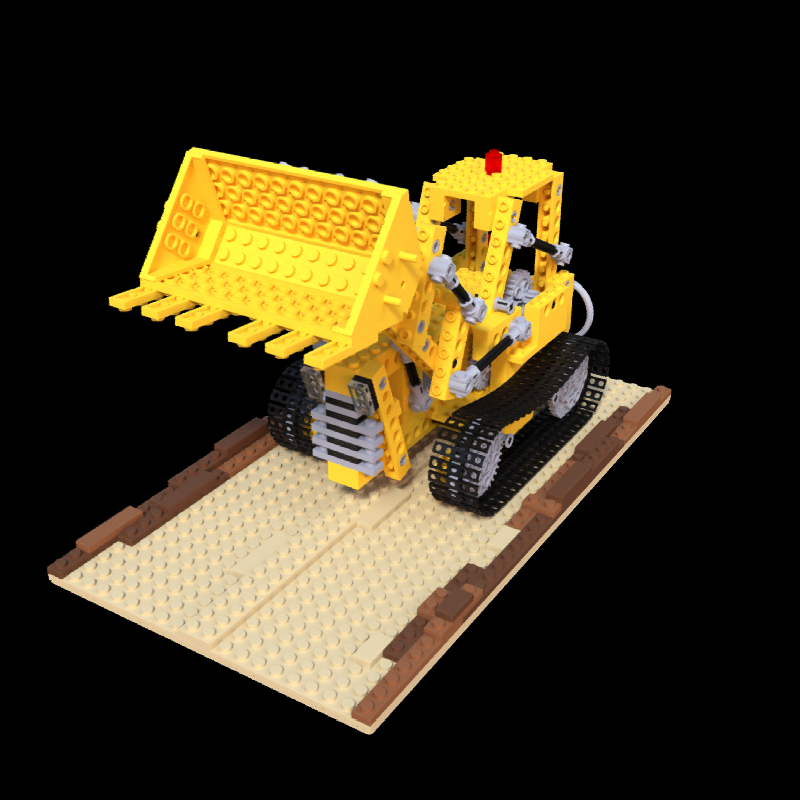

Python code for this plot:
from multiprocessing import shared_memory
import os
import numpy as np
import argparse
from matplotlib import pyplot as plt
from scipy.spatial.transform import Rotation as R
import time
import taichi as ti
from taichi.math import uvec3, vec3, vec2
import wget
import cv2
import platform

from typing import Tuple

def depth2img(depth):
    depth = (depth-depth.min())/(depth.max()-depth.min())
    depth_img = cv2.applyColorMap((depth*255).astype(np.uint8),
                                  cv2.COLORMAP_TURBO)

    return depth_img

arch = ti.cuda if ti._lib.core.with_cuda() else ti.vulkan
# arch = ti.vulkan

if platform.system() == 'Darwin':
    block_dim = 64
else:
    block_dim = 128

data_type = ti.f16
np_type = np.float16
tf_vec3 = ti.types.vector(3, dtype=data_type)
tf_vec8 = ti.types.vector(8, dtype=data_type)
tf_vec16 = ti.types.vector(16, dtype=data_type)
tf_vec32 = ti.types.vector(32, dtype=data_type)
tf_vec1 = ti.types.vector(1, dtype=data_type)
tf_vec2 = ti.types.vector(2, dtype=data_type)
tf_mat1x3 = ti.types.matrix(1, 3, dtype=data_type)
tf_index_temp = ti.types.vector(8, dtype=ti.i32)

MAX_SAMPLES = 1024
NEAR_DISTANCE = 0.01

SQRT3 = 1.7320508075688772
SQRT3_MAX_SAMPLES = SQRT3/1024
SQRT3_2 = 1.7320508075688772*2
PRETRAINED_MODEL_URL = 'https://github.com/Linyou/taichi-ngp-renderer/releases/download/v0.2/{}.npy'

#<----------------- hash table util code ----------------->
@ti.func
def calc_dt(t, exp_step_factor, grid_size, scale):
    return data_type(ti.math.clamp(t*exp_step_factor, SQRT3_MAX_SAMPLES, SQRT3_2*scale/grid_size))

@ti.func
def __expand_bits(v):
    v = (v * ti.uint32(0x00010001)) & ti.uint32(0xFF0000FF)
    v = (v * ti.uint32(0x00000101)) & ti.uint32(0x0F00F00F)
    v = (v * ti.uint32(0x00000011)) & ti.uint32(0xC30C30C3)
    v = (v * ti.uint32(0x00000005)) & ti.uint32(0x49249249)
    return v


@ti.func
def __morton3D(xyz):
    xyz = __expand_bits(xyz)
    return xyz[0] | (xyz[1] << 1) | (xyz[2] << 2)

@ti.func
def fast_hash(pos_grid_local):
    result = ti.uint32(0)
    primes = uvec3(ti.uint32(1), ti.uint32(2654435761), ti.uint32(805459861))
    for i in ti.static(range(3)):
        result ^= ti.uint32(pos_grid_local[i]) * primes[i]
    return result

@ti.func
def under_hash(pos_grid_local, resolution):
    result = ti.uint32(0)
    stride = ti.uint32(1)
    for i in ti.static(range(3)):
        result += ti.uint32(pos_grid_local[i] * stride)
        stride *= resolution
    return result

@ti.func
def grid_pos2hash_index(indicator, pos_grid_local, resolution, map_size):
    hash_result = ti.uint32(0)
    if indicator == 1:
        hash_result = under_hash(pos_grid_local, resolution)
    else:
        hash_result = fast_hash(pos_grid_local)

    return hash_result % map_size

@ti.func
def frexp_bit(x):
    exponent = 0
    if x != 0.0:
        # frac = ti.abs(x)
        bits = ti.bit_cast(x, ti.u32)
        exponent = ti.i32((bits & ti.u32(0x7f800000)) >> 23) - 127
        # exponent = (ti.i32(bits & ti.u32(0x7f800000)) >> 23) - 127
        bits &= ti.u32(0x7fffff)
        bits |= ti.u32(0x3f800000)
        frac = ti.bit_cast(bits, ti.f32)
        if frac < 0.5:
            exponent -= 1
        elif frac > 1.0:
            exponent += 1
    return exponent

@ti.func
def mip_from_pos(xyz, cascades):
    mx = ti.abs(xyz).max()
    # _, exponent = _frexp(mx)
    exponent = frexp_bit(ti.f32(mx))
    # frac, exponent = ti.frexp(ti.f32(mx))
    return ti.min(cascades-1, ti.max(0, exponent+1))

@ti.func
def mip_from_dt(dt, grid_size, cascades):
    # _, exponent = _frexp(dt*grid_size)
    exponent = frexp_bit(ti.f32(dt*grid_size))
    # frac, exponent = ti.frexp(ti.f32(dt*grid_size))
    return ti.min(cascades-1, ti.max(0, exponent))


#<----------------- hash table util code ----------------->

@ti.func
def random_in_unit_disk():
    theta = 2.0 * np.pi * ti.random()
    return ti.Vector([ti.sin(theta), ti.cos(theta)])

@ti.func
def random_normal():
    x = ti.random() * 2. - 1.
    y = ti.random() * 2. - 1.
    return tf_vec2(x, y)

@ti.func
def dir_encode_func(dir_):
    input = tf_vec32(0.0)
    dir = dir_/dir_.norm()
    x = dir[0]; y = dir[1]; z = dir[2]
    xy= x*y; xz= x*z; yz= y*z; x2= x*x; y2= y*y; z2= z*z
    
    temp = 0.28209479177387814
    input[0] = data_type(temp)
    input[1] = data_type(-0.48860251190291987*y)
    input[2] = data_type(0.48860251190291987*z)
    input[3] = data_type(-0.48860251190291987*x)
    input[4] = data_type(1.0925484305920792*xy)
    input[5] = data_type(-1.0925484305920792*yz)
    input[6] = data_type(0.94617469575755997*z2 - 0.31539156525251999)
    input[7] = data_type(-1.0925484305920792*xz)
    input[8] = data_type(0.54627421529603959*x2 - 0.54627421529603959*y2)
    input[9] = data_type(0.59004358992664352*y*(-3.0*x2 + y2))
    input[10] = data_type(2.8906114426405538*xy*z)
    input[11] = data_type(0.45704579946446572*y*(1.0 - 5.0*z2))
    input[12] = data_type(0.3731763325901154*z*(5.0*z2 - 3.0))
    input[13] = data_type(0.45704579946446572*x*(1.0 - 5.0*z2))
    input[14] = data_type(1.4453057213202769*z*(x2 - y2))
    input[15] = data_type(0.59004358992664352*x*(-x2 + 3.0*y2))

    return input

@ti.data_oriented
class NGP_fw:
    def __init__(self, grid_size, base_res, log2_T, res, level, exp_step_factor):
        self.res = res
        self.N_rays = res[0] * res[1]
        self.grid_size = grid_size
        self.grid_size3 = grid_size * grid_size * grid_size
        # self.exp_step_factor = exp_step_factor
        # self.scale = scale

        # rays intersection parameters
        # t1, t2 need to be initialized to -1.0
        self.hits_t = ti.Vector.field(n=2, dtype=data_type, shape=(self.N_rays))
        self.hits_t.fill(-1.0)
        # self.center = tf_vec3(0.0, 0.0, 0.0)
        self.center = ti.Vector.field(n=3, dtype=ti.f32, shape=())
        # self.xyz_min = -tf_vec3(scale, scale, scale)
        # self.xyz_max = tf_vec3(scale, scale, scale)
        # self.half_size = (self.xyz_max - self.xyz_min) / 2

        self.noise_buffer = ti.Vector.field(2, dtype=data_type, shape=(self.N_rays))
        self.gen_noise_buffer()

        self.rays_o = ti.Vector.field(n=3, dtype=data_type, shape=(self.N_rays))
        self.rays_d = ti.Vector.field(n=3, dtype=data_type, shape=(self.N_rays))


        # count the number of rays that still alive
        self.counter = ti.field(ti.i32, shape=())
        self.counter[None] = self.N_rays
        # current alive buffer index
        self.current_index = ti.field(ti.i32, shape=())
        self.current_index[None] = 0

        # how many samples that need to run the model
        self.model_launch = ti.field(ti.i32, shape=())

        # buffer for the alive rays
        self.alive_indices = ti.field(ti.i32, shape=(2*self.N_rays,))

        # padd the thread to the factor of block size (thread per block)
        self.padd_block_network = ti.field(ti.i32, shape=())
        self.padd_block_composite = ti.field(ti.i32, shape=())

        # hash table variables
        # self.min_samples = 1 if exp_step_factor==0 else 4
        # self.per_level_scales = 1.3195079565048218 # hard coded, otherwise it will be have lower percision
        self.base_res = base_res
        self.max_params = 2**log2_T
        self.level = level
        # hash table fields
        # self.offsets = ti.field(ti.i32, shape=(16,))
        # self.hash_map_sizes = ti.field(ti.uint32, shape=(16,))
        # self.hash_map_indicator = ti.field(ti.i32, shape=(16,))
        self.offsets = ti.types.vector(16, dtype=ti.i32)(0)
        self.hash_map_sizes = ti.types.vector(16, dtype=ti.uint32)(0)
        self.hash_map_indicator = ti.types.vector(16, dtype=ti.i32)(0)


        # buffers that used for points sampling 
        self.max_samples_per_rays = 1 if exp_step_factor==0. else 4
        self.max_samples_shape = self.N_rays * self.max_samples_per_rays

        self.xyzs = ti.Vector.field(3, dtype=data_type, shape=(self.max_samples_shape,))
        self.dirs = ti.Vector.field(3, dtype=data_type, shape=(self.max_samples_shape,))
        self.deltas = ti.field(data_type, shape=(self.max_samples_shape,))
        self.ts = ti.field(data_type, shape=(self.max_samples_shape,))

        # buffers that store the info of sampled points
        self.run_model_ind = ti.field(ti.int32, shape=(self.max_samples_shape,))
        self.N_eff_samples = ti.field(ti.int32, shape=(self.N_rays,))

        # intermediate buffers for network
        self.out_3 = ti.field(data_type, shape=(self.max_samples_shape, 3))
        self.out_1 = ti.field(data_type, shape=(self.max_samples_shape,))
        self.temp_hit = ti.field(ti.i32, shape=(self.max_samples_shape,))

        # results buffers
        self.opacity = ti.field(ti.f32, shape=(self.N_rays,))
        self.depth = ti.field(ti.f32, shape=(self.N_rays))
        self.rgb = ti.Vector.field(3, dtype=ti.f32, shape=(self.N_rays,))

        # GUI render buffer (data type must be float32)
        self.render_buffer = ti.Vector.field(3, dtype=ti.f32, shape=(res[1], res[0],))
        # camera parameters
        self.lookat = np.array([0.0, 0.0, -1.0])
        self.lookat_change = np.zeros((3,))
        self.lookup = np.array([0.0, -1.0, 0.0])

    def hash_table_init(self):
        print('----GridEncoding----')
        print(f'base_resolution: {self.base_res}') 
        print(f'log_scale:{self.per_level_scales:.5f}') 
        print(f'feature_per_level: {self.numof_hash_feet} logT: {self.max_params}')
        print(f'level: {self.level}')

        offset = 0
        for i in range(self.level):
            resolution = int(np.ceil(self.base_res * np.exp(i*np.log(self.per_level_scales)) - 1.0)) + 1
            params_in_level = resolution ** 3
            params_in_level = int(resolution ** 3) if params_in_level % 8 == 0 else int((params_in_level + 8 - 1) / 8) * 8
            params_in_level = min(self.max_params, params_in_level)
            self.offsets[i] = offset
            self.hash_map_sizes[i] = params_in_level
            self.hash_map_indicator[i] = 1 if resolution ** 3 <= params_in_level else 0
            offset += params_in_level
        offset *= self.numof_hash_feet
        error_mesg = f"hash shape don't match offset: {offset}, hash shape: {self.hash_embedding.shape[0]}, final res: {resolution}"
        assert offset == self.hash_embedding.shape[0], error_mesg
        

    def get_direction(self):
        w, h = int(self.res[1]), int(self.res[0])
        fx = self.K[None][0, 0]
        fy = self.K[None][1, 1]

        cx, cy = 0.5*w, 0.5*h

        x, y = np.meshgrid(
            np.arange(w, dtype=np.float32)+ 0.5,
            np.arange(h, dtype=np.float32)+ 0.5,
            indexing='xy'
        )

        directions = np.stack([(x-cx)/fx, (y-cy)/fy, np.ones_like(x)], -1)

        return directions.reshape(-1, 3)

    @ti.kernel
    def init_direction(self, w: ti.i32, h: ti.i32):
        for i, j in ti.ndrange(w, h):
            ori_w = 2*self.K[None][0, 2]
            # ori_h = self.K[None][1, 2] * 2,
            scale = w / ori_w  
            # scale_h = h / ori_h
            fx = self.cam_fov_scale[None]*self.K[None][0, 0]*scale
            fy = self.cam_fov_scale[None]*self.K[None][1, 1]*scale
            cx, cy = 0.5*w, 0.5*h

            uni_dir = ti.Matrix([[(i+0.5-cx)/fx, (j+0.5-cy)/fy, 1.]], dt=data_type)
            self.directions[j*w+i] = uni_dir

    def load_model(self, model_path):
        print('Loading model from {}'.format(model_path))
        
        model = np.load(model_path, allow_pickle=True).item()

        np_hash = model['model.hash_encoder.params'].astype(np_type)
        np_sigma = model['model.xyz_encoder.params'].astype(np_type)
        np_rgb = model['model.rgb_net.params'].astype(np_type)
        np_bitfield = model['model.density_bitfield']
        self.rgb_depth = model['model.rgb_depth']
        self.cascades = model['model.cascade']
        self.numof_hash_feet = 2
        self.scale = float(model['model.box_scale'])
        self.xyz_min = -tf_vec3(self.scale)
        self.xyz_max = tf_vec3(self.scale)
        self.xyz_delta = self.xyz_max - self.xyz_min
        # self.half_size = self.xyz_delta / 2
        self.half_size = ti.Vector.field(3, dtype=ti.f32, shape=())
        self.half_size[None] = self.xyz_delta / 2
        self.exp_step_factor = 1/256 if self.scale > 0.5 else 0.
        self.min_samples = 1 if self.exp_step_factor==0. else 4

        self.per_level_scales = model['model.per_level_scale']
        self.net_width = model['model.n_neurons']
        self.sigma_n_input = model['model.sigma_n_input']
        # self.sigma_n_input = 16
        self.sigma_n_output = model['model.sigma_n_output']
        self.rgb_n_input = model['model.rgb_n_input']
        self.rgb_n_output =  model['model.rgb_n_output']

        # sigma_sm_per_weight = int(self.layer1_base / 128)
        # rgb_sm_per_weight = int(self.layer2_base / 128)
        self.sigma_model_size = np_sigma.shape[0]
        self.rgb_model_size = np_rgb.shape[0]
        self.sigma_sm_preload = int(self.sigma_model_size/block_dim)
        self.rgb_sm_preload = int(self.rgb_model_size/block_dim)

        self.sigma_layer1_base = self.net_width*self.sigma_n_input
        self.rgb_layer1_base = self.net_width*self.rgb_n_input
        self.rgb_layer2_base = self.rgb_layer1_base+self.net_width*self.net_width

        self.hash_embedding= ti.field(dtype=data_type, shape=(np_hash.shape[0],))
        self.sigma_weights= ti.field(dtype=data_type, shape=(self.sigma_model_size,))
        self.rgb_weights= ti.field(dtype=data_type, shape=(self.rgb_model_size,))
        # density_bitfield is used for point sampling
        self.density_bitfield = ti.field(ti.uint8, shape=(self.cascades*(self.grid_size**3)//8))

        self.hash_embedding.from_numpy(np_hash)
        self.sigma_weights.from_numpy(np_sigma)
        self.rgb_weights.from_numpy(np_rgb)
        self.density_bitfield.from_numpy(np_bitfield)

        self.xyzs_embedding = ti.field(data_type, shape=(self.max_samples_shape, self.sigma_n_input))
        self.final_embedding = ti.field(data_type, shape=(self.max_samples_shape, self.sigma_n_output))


        # use the pre-compute direction and scene pose
        self.directions = ti.Matrix.field(n=1, m=3, dtype=data_type, shape=(self.N_rays,))
        self.pose = ti.Matrix.field(n=3, m=4, dtype=data_type, shape=())
        self.K = ti.Matrix.field(n=3, m=3, dtype=data_type, shape=())
        self.cam_fov_scale = ti.field(dtype=data_type, shape=())
        self.cam_fov_scale[None] = 1.0

        self.K.from_numpy(model['K'].astype(np_type))
        self.pose.from_numpy(model['poses'][20].astype(np_type))
        # if self.res[0] != 800 or self.res[1] != 800:
        #     directions = self.get_direction(model['camera_angle_x'])[:, None, :].astype(np_type)
        # else:
        # directions = model['directions'][:, None, :].astype(np_type)
        # self.directions.from_numpy(directions)
        self.init_direction(self.res[1], self.res[0])
        print('----model loaded----')
        print('K: ')
        print(self.K)
        print('pose: ')
        print(self.pose)
        print("half size: ", self.half_size[None])
        print('rgb_depth: ', self.rgb_depth)
        print('cascades: ', self.cascades)
        print('scale: ', self.scale)
        print('per_level_scales: ', self.per_level_scales)
        print('net_width: ', self.net_width)
        print('sigma_n_input: ', self.sigma_n_input)
        print('sigma_n_output: ', self.sigma_n_output)
        print('rgb_n_input: ', self.rgb_n_input)
        print('rgb_n_output: ', self.rgb_n_output)
        print('sigma_model_size: ', self.sigma_model_size)
        print('rgb_model_size: ', self.rgb_model_size)
        print('sigma_sm_preload: ', self.sigma_sm_preload)
        print('rgb_sm_preload: ', self.rgb_sm_preload)


    @staticmethod
    def taichi_init(kernel_profiler):
        ti.init(
            arch=arch, 
            offline_cache=True,
            kernel_profiler=kernel_profiler, 
            enable_fallback=False, 
        )

    @staticmethod
    def taichi_print_profiler():
        ti.profiler.print_kernel_profiler_info()

    @ti.kernel
    def reset(self):
        self.depth.fill(0.0)
        self.opacity.fill(0.0)
        self.counter[None] = self.N_rays
        for i, j in ti.ndrange(self.N_rays, 2):
            self.alive_indices[i*2+j] = i    

    @ti.func
    def _ray_aabb_intersec(self, ray_o, ray_d):
        inv_d = 1.0 / ray_d

        # half_size = tf_vec3(self.half_size[None])

        t_min = (self.center[None]-self.half_size[None]-ray_o)*inv_d
        t_max = (self.center[None]+self.half_size[None]-ray_o)*inv_d

        _t1 = ti.min(t_min, t_max)
        _t2 = ti.max(t_min, t_max)
        t1 = _t1.max()
        t2 = _t2.min()

        return tf_vec2(t1, t2)


    @ti.kernel
    def gen_noise_buffer(self):
        for i in range(self.N_rays):
            self.noise_buffer[i] = random_normal()
            # self.noise_buffer[i] = random_in_unit_disk()

    @ti.kernel
    def ray_intersect_dof(self, dist_to_focus: float, len_dis: float):
        ti.block_local(self.pose)
        for i in self.directions: 
            c2w = self.pose[None]
            dir_ori = self.directions[i]
            offset = len_dis*self.noise_buffer[i]
            offset_m = tf_mat1x3(
                [[
                    offset[0],
                    offset[1],
                    0.0,
                ]]
            )
            c2w_dir = c2w[:, :3].transpose()
            offset_w = offset_m @ c2w_dir
            mat_result = (dir_ori*dist_to_focus) @ c2w_dir - offset_w
            ray_d = tf_vec3(mat_result[0, 0], mat_result[0, 1],mat_result[0, 2])
            ray_o = c2w[:, 3] + tf_vec3(offset_w[0, 0], offset_w[0, 1],offset_w[0, 2])
            
            t1t2 = self._ray_aabb_intersec(ray_o, ray_d)

            if t1t2[1] > 0.0:
                self.hits_t[i][0] = data_type(ti.max(t1t2[0], NEAR_DISTANCE))
                self.hits_t[i][1] = t1t2[1]  

            self.rays_o[i] = ray_o
            self.rays_d[i] = ray_d

    @ti.kernel
    def ray_intersect(self):
        ti.block_local(self.pose)
        for i in self.directions: 
            c2w = self.pose[None]
            mat_result = self.directions[i] @ c2w[:, :3].transpose()
            ray_d = tf_vec3(mat_result[0, 0], mat_result[0, 1],mat_result[0, 2])
            ray_o = c2w[:, 3]
            
            t1t2 = self._ray_aabb_intersec(ray_o, ray_d)

            if t1t2[1] > 0.0:
                self.hits_t[i][0] = data_type(ti.max(t1t2[0], NEAR_DISTANCE))
                self.hits_t[i][1] = t1t2[1]  

            self.rays_o[i] = ray_o
            self.rays_d[i] = ray_d

    @ti.kernel
    def raymarching_test_kernel(self, N_samples: int):

        self.run_model_ind.fill(0)
        for n in ti.ndrange(self.counter[None]):
            c_index = self.current_index[None]
            r = self.alive_indices[n*2+c_index]
            grid_size_inv = 1.0/self.grid_size

            ray_o = self.rays_o[r]
            ray_d = self.rays_d[r]
            t1t2 = self.hits_t[r]

            d_inv = 1.0/ray_d

            t = t1t2[0]
            t2 = t1t2[1]

            s = 0

            start_idx = n * N_samples

            while (t<t2) & (s<N_samples):
                # xyz = ray_o + t*ray_d
                xyz = ray_o + t*ray_d
                dt = calc_dt(t, self.exp_step_factor, self.grid_size, self.scale)
                mip = ti.max(mip_from_pos(xyz, self.cascades),
                             mip_from_dt(dt, self.grid_size, self.cascades))

                mip_bound = ti.min(ti.pow(2., mip-1), self.scale)
                # mip = 0
                # mip_bound = 0.5
                mip_bound_inv = 1/mip_bound

                nxyz = ti.math.clamp(0.5*(xyz*mip_bound_inv+1)*self.grid_size, 0.0, self.grid_size-1.0)
                # nxyz = ti.ceil(nxyz)

                idx = mip*self.grid_size3 + __morton3D(ti.cast(nxyz, ti.u32))
                # occ = density_grid_taichi[idx] > 5.912066756501768
                occ = self.density_bitfield[ti.u32(idx//8)] & (1 << ti.u32(idx%8))

                if occ:
                    sn = start_idx + s
                    for p in ti.static(range(3)):
                        self.xyzs[sn][p] = xyz[p]
                        self.dirs[sn][p] = ray_d[p]
                    self.run_model_ind[sn] = 1
                    self.ts[sn] = t
                    self.deltas[sn] = dt
                    t += dt
                    self.hits_t[r][0] = t
                    s += 1

                else:
                    txyz = (((nxyz+0.5+0.5*ti.math.sign(ray_d))*grid_size_inv*2-1)*mip_bound-xyz)*d_inv

                    t_target = t + ti.max(0, txyz.min())
                    t += calc_dt(t, self.exp_step_factor, self.grid_size, self.scale)
                    while t < t_target:
                        t += calc_dt(t, self.exp_step_factor, self.grid_size, self.scale)

            self.N_eff_samples[n] = s
            if s == 0:
                self.alive_indices[n*2+c_index] = -1

    @ti.kernel
    def rearange_index(self, B: ti.i32):
        self.model_launch[None] = 0
        
        for i in ti.ndrange(B):
            if self.run_model_ind[i]:
                index = ti.atomic_add(self.model_launch[None], 1)
                self.temp_hit[index] = i

        self.model_launch[None] += 1
        self.padd_block_network[None] = ((self.model_launch[None]+ block_dim - 1)// block_dim) * block_dim
        # self.padd_block_composite[None] = ((self.counter[None]+ 128 - 1)// 128) *128

    @ti.kernel
    def hash_encode(self):
        # get hash table embedding
        # ti.loop_config(block_dim=16)
        # for level in ti.static(range(16)):
        for sn in ti.ndrange(self.model_launch[None]):
            for level in ti.static(range(self.level)):
                # normalize to [0, 1], before is [-0.5, 0.5]
                # xyz = self.xyzs[self.temp_hit[sn]] + 0.5
                xyz = (self.xyzs[self.temp_hit[sn]] - self.xyz_min) / (self.xyz_delta)
                offset = self.offsets[level] * self.numof_hash_feet
                indicator = self.hash_map_indicator[level]
                map_size = self.hash_map_sizes[level]

                init_val0 = tf_vec1(0.0)
                init_val1 = tf_vec1(1.0)
                local_feature_0 = init_val0[0]
                local_feature_1 = init_val0[0]

                index_temp = tf_index_temp(0)
                w_temp = tf_vec8(0.0)
                hash_temp_1 = tf_vec8(0.0)
                hash_temp_2 = tf_vec8(0.0)

                scale = self.base_res * ti.exp(level*ti.log(self.per_level_scales)) - 1.0
                resolution = ti.cast(ti.ceil(scale), ti.uint32) + 1

                pos = xyz * scale + 0.5
                pos_grid_uint = ti.cast(ti.floor(pos), ti.uint32)
                pos -= pos_grid_uint
                # pos_grid_uint = ti.cast(pos_grid, ti.uint32)

                for idx in ti.static(range(8)):
                    # idx_uint = ti.cast(idx, ti.uint32)
                    w = init_val1[0]
                    pos_grid_local = uvec3(0)

                    for d in ti.static(range(3)):
                        if (idx & (1 << d)) == 0:
                            pos_grid_local[d] = pos_grid_uint[d]
                            w *= data_type(1 - pos[d])
                        else:
                            pos_grid_local[d] = pos_grid_uint[d] + 1
                            w *= data_type(pos[d])

                    index = ti.int32(grid_pos2hash_index(indicator, pos_grid_local, resolution, map_size))
                    index_temp[idx] = offset+index*self.numof_hash_feet
                    w_temp[idx] = w

                    # local_feature_0 += data_type(w * self.hash_embedding[offset+index*2])
                    # local_feature_1 += data_type(w * self.hash_embedding[offset+index*2+1])

                for idx in ti.static(range(8)):
                    hash_temp_1[idx] = self.hash_embedding[index_temp[idx]]
                    hash_temp_2[idx] = self.hash_embedding[index_temp[idx]+1]

                for idx in ti.static(range(8)):
                    local_feature_0 += data_type(w_temp[idx] * hash_temp_1[idx])
                    local_feature_1 += data_type(w_temp[idx] * hash_temp_2[idx])

                self.xyzs_embedding[sn, level*self.numof_hash_feet] = local_feature_0
                self.xyzs_embedding[sn, level*self.numof_hash_feet+1] = local_feature_1


    @ti.kernel
    def sigma_layer(self):
        ti.loop_config(block_dim=block_dim)
        for sn in ti.ndrange(self.padd_block_network[None]):
            tid = sn % block_dim
            did_launch_num = self.model_launch[None]
            init_val = tf_vec1(0.0)
            input_val = ti.simt.block.SharedArray((self.sigma_n_input, block_dim), data_type)
            weight = ti.simt.block.SharedArray((self.sigma_model_size,), data_type)
            hid1 = ti.simt.block.SharedArray((self.net_width, block_dim), data_type)
            hid2 = ti.simt.block.SharedArray((self.net_width, block_dim), data_type)
            for i in ti.static(range(self.sigma_sm_preload)):
                k = tid*self.sigma_sm_preload+i
                weight[k] = self.sigma_weights[k]
            for i in ti.static(range(self.sigma_n_input)):
                input_val[i, tid] = self.xyzs_embedding[sn, i]
            ti.simt.block.sync()

            if sn < did_launch_num:
                # input_val = tf_vec32(0.0)
            
                for i in range(self.net_width):
                    temp = init_val[0]
                    for j in ti.static(range(self.sigma_n_input)):
                        temp += input_val[j, tid] * weight[i*self.sigma_n_input+j]

                    hid1[i, tid] = temp
                # ti.simt.block.sync()
                
                for i in range(self.sigma_n_output):
                    temp = init_val[0]
                    for j in ti.static(range(self.net_width)):
                        temp += data_type(ti.max(0.0, hid1[j, tid])) * weight[self.sigma_layer1_base+i*self.net_width+j]
                    hid2[i, tid] = temp
                # ti.simt.block.sync()

                self.out_1[self.temp_hit[sn]] = data_type(ti.exp(hid2[0, tid]))
                for i in ti.static(range(self.sigma_n_output)):
                    self.final_embedding[sn, i] = hid2[i, tid]
                
                # ti.simt.block.sync()

    @ti.kernel
    def rgb_layer(self):
        ti.loop_config(block_dim=block_dim)
        for sn in ti.ndrange(self.padd_block_network[None]):
            ray_id = self.temp_hit[sn]
            tid = sn % block_dim
            did_launch_num = self.model_launch[None]
            init_val = tf_vec1(0.0)
            weight = ti.simt.block.SharedArray((self.rgb_model_size,), data_type)
            hid1 = ti.simt.block.SharedArray((self.net_width, block_dim), data_type)
            hid2 = ti.simt.block.SharedArray((self.net_width, block_dim), data_type)
            for i in ti.static(range(self.rgb_sm_preload)):
                k = tid*self.rgb_sm_preload+i
                weight[k] = self.rgb_weights[k]
            ti.simt.block.sync()

            if sn < did_launch_num:
                
                dir_ = self.dirs[ray_id]
                input = dir_encode_func(dir_)

                for i in ti.static(range(16)):
                    input[16+i] = self.final_embedding[sn, i]

                for i in range(self.net_width):
                    temp = init_val[0]
                    for j in ti.static(range(self.rgb_n_input)):
                        temp += input[j] * weight[i*self.rgb_n_input+j]

                    hid1[i, tid] = temp

                if ti.static(self.rgb_depth == 2):
                    for i in range(self.net_width):
                        temp = init_val[0]
                        for j in ti.static(range(self.net_width)):
                            temp += data_type(ti.max(0.0, hid1[j, tid])) * weight[self.rgb_layer1_base+i*self.net_width+j]

                        hid2[i, tid] = temp

                    for i in ti.static(range(self.rgb_n_output)):
                        temp = init_val[0]
                        for j in ti.static(range(self.net_width)):
                            temp += data_type(ti.max(0.0, hid2[j, tid])) * weight[self.rgb_layer2_base+i*self.net_width+j]

                        hid1[i, tid] = temp


                    for i in range(self.rgb_n_output):
                        self.out_3[self.temp_hit[sn], i] = data_type(1 / (1 + ti.exp(-hid1[i, tid])))
                else:
                    for i in range(self.rgb_n_output):
                        temp = init_val[0]
                        for j in ti.static(range(self.net_width)):
                            temp += data_type(ti.max(0.0, hid1[j, tid])) * weight[self.net_width*self.rgb_n_input+i*self.net_width+j]

                        hid2[i, tid] = temp
                    # ti.simt.block.sync()

                    for i in ti.static(range(self.rgb_n_output)):
                        self.out_3[self.temp_hit[sn], i] = data_type(1 / (1 + ti.exp(-hid2[i, tid])))
                        
                # ti.simt.block.sync()


    @ti.kernel
    def composite_test(self, max_samples: ti.i32, T_threshold: data_type):
        for n in ti.ndrange(self.counter[None]):
            N_samples = self.N_eff_samples[n]
            if N_samples != 0:
                c_index = self.current_index[None]
                r = self.alive_indices[n*2+c_index]

                T = data_type(1.0 - self.opacity[r])

                start_idx = n * max_samples

                rgb_temp = tf_vec3(0.0)
                depth_temp = tf_vec1(0.0)
                opacity_temp = tf_vec1(0.0)
                out_3_temp = tf_vec3(0.0)

                for s in range(N_samples):
                    sn = start_idx + s
                    a = data_type(1.0 - ti.exp(-self.out_1[sn]*self.deltas[sn]))
                    w = a * T

                    for i in ti.static(range(3)):
                        out_3_temp[i] = self.out_3[sn, i]

                    rgb_temp += w * out_3_temp
                    depth_temp[0] += w * self.ts[sn]
                    opacity_temp[0] += w

                    T *= data_type(1.0 - a)

                    if T <= T_threshold:
                        self.alive_indices[n*2+c_index] = -1
                        break


                self.rgb[r] += rgb_temp
                self.depth[r] += depth_temp[0]
                self.opacity[r] += opacity_temp[0]

    @ti.kernel
    def re_order(self, B: ti.i32):

        self.counter[None] = 0
        c_index = self.current_index[None]
        n_index = (c_index + 1) % 2
        self.current_index[None] = n_index

        for i in ti.ndrange(B):
            alive_temp = self.alive_indices[i*2+c_index]
            if alive_temp >= 0:
                index = ti.atomic_add(self.counter[None], 1)
                self.alive_indices[index*2+n_index] = alive_temp


    def write_image(self):
        rgb_np = self.rgb.to_numpy().reshape(self.res[0], self.res[1], 3)
        depth_np = self.depth.to_numpy().reshape(self.res[0], self.res[1])
        plt.imsave('taichi_ngp.png', (rgb_np*255).astype(np.uint8))
        plt.imsave('taichi_ngp_depth.png', depth2img(depth_np))

    def render(self, max_samples, T_threshold, use_dof=False, dist_to_focus=0.8, len_dis=0.0, clear_rgb=True) -> Tuple[float, int, int]:
        samples = 0
        if clear_rgb:
            self.rgb.fill(0.0)
        self.reset()
        self.gen_noise_buffer()
        if use_dof:
            self.ray_intersect_dof(dist_to_focus, len_dis)
        else:
            self.ray_intersect()

        while samples < max_samples:
            N_alive = self.counter[None]
            if N_alive == 0: break

            # how many more samples the number of samples add for each ray
            N_samples = max(min(self.N_rays//N_alive, 64), self.min_samples)
            samples += N_samples
            launch_model_total = N_alive * N_samples
            # print(f"samples: {samples}, N_alive: {N_alive}, N_samples: {N_samples}")
            self.raymarching_test_kernel(N_samples)
            self.rearange_index(launch_model_total)
            # self.dir_encode()
            self.hash_encode()
            self.sigma_layer()
            self.rgb_layer()
            # self.FullyFusedMLP()
            self.composite_test(N_samples, T_threshold)
            self.re_order(N_alive)

        return samples, N_alive, N_samples

    def render_frame(self, n=1):
        t = time.time()
        for _ in range(n):
            samples, N_alive, N_samples = self.render(max_samples=100, T_threshold=1e-2, clear_rgb=True)
        ti.sync()
        print(f"samples: {samples}, N_alive: {N_alive}, N_samples: {N_samples}")
        print(f'Render time: {1000*(time.time()-t)/n:.2f} ms')   

        self.write_image()

    @ti.kernel
    def rgb_to_render_buffer(self, frame: ti.i32):
        for i, j in self.render_buffer:
            rgb = self.rgb[(self.res[0]-j)*self.res[1]+i]
            self.render_buffer[i, j] = rgb / frame

    @ti.kernel
    def depth_max(self) -> vec2:
        max_v = self.depth[0]
        min_v = self.depth[0]
        for i in ti.ndrange(self.N_rays):
            ti.atomic_max(max_v, self.depth[i])
            ti.atomic_min(min_v, self.depth[i])
        return vec2(max_v, min_v)

    @ti.kernel
    def depth_to_render_buffer(self, max_min: vec2):
        for i, j in self.render_buffer:
            max_v = max_min[0]
            min_v = max_min[1]
            depth = self.depth[(self.res[0]-j)*self.res[1]+i]
            pixel = (vec3(depth)-min_v)/(max_v-min_v)
            self.render_buffer[i, j] = pixel

    def init_cam(self):
        self.lookat = self.lookat @ self.pose.to_numpy()[:, :3].T

    def render_gui(self):

        video_manager = None

        # check if the export file exists for snapshot and video
        export_dir = './export/'
        if not os.path.exists(export_dir):
            os.mkdir(export_dir)

        H, W = self.res
        window = ti.ui.Window('Taichi NGP', (W, H))
        canvas = window.get_canvas()
        gui = window.get_gui()

        last_mouse_x = None
        last_mouse_y = None
        rotate_speed = 50
        movement_speed = 0.03
        max_samples_for_rendering = 100
        render_time = 0
        # white_bg = False
        recording = False
        show_depth = False
        use_dof = False
        last_use_dof = False
        frame = 0
        T_threshold = 1e-2
        dist_to_focus = 1.2
        len_dis=0.04
        self.init_cam()
        last_pose = self.pose.to_numpy()
        total_frame = 0
        last_dist_to_focus = dist_to_focus
        last_len_dis = len_dis

        box_size_x = self.half_size[None][0]
        box_size_y = self.half_size[None][1]
        box_size_z = self.half_size[None][2]
        last_box_size_x = box_size_x
        last_box_size_y = box_size_y
        last_box_size_z = box_size_z

        center_x = self.center[None][0]
        center_y = self.center[None][1]
        center_z = self.center[None][2]
        last_center_x = center_x
        last_center_y = center_y
        last_center_z = center_z

        cam_fov_scale = 1.0
        last_cam_fov_scale = cam_fov_scale

        while window.running:
            # TODO: make it more efficient
            pose = self.pose.to_numpy()
            total_frame+=1
            if not window.is_pressed(ti.ui.RMB):
                last_mouse_x = None
                last_mouse_y = None
            else:
                curr_mouse_x, curr_mouse_y = window.get_cursor_pos()
                if last_mouse_x is None or last_mouse_y is None:
                    last_mouse_x, last_mouse_y = curr_mouse_x, curr_mouse_y
                else:
                    dx = curr_mouse_x - last_mouse_x
                    dy = curr_mouse_y - last_mouse_y
                    rotvec_x = pose[:, 1] * np.radians(rotate_speed * dx)
                    rotvec_y = pose[:, 0] * np.radians(rotate_speed * dy)
                    pose = R.from_rotvec(rotvec_x).as_matrix() @ R.from_rotvec(rotvec_y).as_matrix() @ pose
                    last_mouse_x, last_mouse_y = curr_mouse_x, curr_mouse_y
                    correct_dir = 1. if pose[2, 3] < 0.0 else -1.
                    self.lookat = np.array([0., 0., correct_dir]) @ pose[:, :3].T

            front = (self.lookat - pose[:, 3])
            front = front / np.linalg.norm(front)
            up = self.lookup @ pose[:, :3].T
            left = np.cross(up, front)
            position_change = np.zeros(3)
            if window.is_pressed('w'):
                position_change = front * movement_speed
            if window.is_pressed('s'):
                position_change = -front * movement_speed
            if window.is_pressed('a'):
                position_change = left * movement_speed
            if window.is_pressed('d'):
                position_change = -left * movement_speed
            if window.is_pressed('e'):
                position_change = up * movement_speed
            if window.is_pressed('q'):
                position_change = -up * movement_speed
            pose[:, 3] += position_change
            self.lookat += position_change
            if (last_pose - pose).sum():
                last_pose = pose
                self.pose.from_numpy(pose.astype(np.float16))
                self.rgb.fill(0.0)
                total_frame = 1

            with gui.sub_window("Options", 0.05, 0.05, 0.68, 0.3) as w:
                w.text(f'General')
                box_size_x = w.slider_float('box size_x', box_size_x, 0.01, 64.0)
                box_size_y = w.slider_float('box size_y', box_size_y, 0.01, 64.0)
                box_size_z = w.slider_float('box size_z', box_size_z, 0.01, 64.0)
                center_x = w.slider_float('center_x', center_x, -64.0, 64.0)
                center_y = w.slider_float('center_y', center_y, -64.0, 64.0)
                center_z = w.slider_float('center_z', center_z, -64.0, 64.0)
                cam_fov_scale = w.slider_float('camera fov', cam_fov_scale, 0.01, 2.0)
                T_threshold = w.slider_float('transparency threshold', T_threshold, 0., 1.)
                max_samples_for_rendering = w.slider_float("max samples", max_samples_for_rendering, 1, 100)
                show_depth = w.checkbox("show depth", show_depth)
                # white_bg = w.checkbox("white background", white_bg)
                if last_box_size_x != box_size_x or last_box_size_y != box_size_y or last_box_size_z != box_size_z:
                    last_box_size_x = box_size_x
                    last_box_size_y = box_size_y
                    last_box_size_z = box_size_z
                    self.half_size[None] = vec3(box_size_x, box_size_y, box_size_z)
                    self.rgb.fill(0.0)
                    total_frame = 1
                
                if last_center_x != center_x or last_center_y != center_y or last_center_z != center_z:
                    last_center_x = center_x
                    last_center_y = center_y
                    last_center_z = center_z
                    self.center[None] = vec3(center_x, center_y, center_z)
                    self.rgb.fill(0.0)
                    total_frame = 1

                if last_cam_fov_scale != cam_fov_scale:
                    last_cam_fov_scale = cam_fov_scale
                    self.cam_fov_scale[None] = cam_fov_scale
                    self.init_direction(self.res[1], self.res[0])
                    self.rgb.fill(0.0)
                    total_frame = 1

                w.text(f'Camera')
                use_dof = w.checkbox("apply depth of field", use_dof)
                dist_to_focus = w.slider_float("focus distance", dist_to_focus, 0.8, 3.)
                len_dis = w.slider_float('lens size', len_dis, 0., 0.1)
                if last_dist_to_focus != dist_to_focus or last_len_dis != len_dis or last_use_dof != use_dof:
                    last_dist_to_focus = dist_to_focus
                    last_len_dis = len_dis
                    last_use_dof = use_dof
                    self.rgb.fill(0.0)
                    total_frame = 1

                w.text(f'Render time: {render_time:.2f} ms')

            with gui.sub_window("Export", 0.75, 0.05, 0.2, 0.1) as w:
                if gui.button("snapshot "):
                    ti.tools.imwrite(self.render_buffer.to_numpy(), export_dir+'snap_shot.png')
                    print("save snapshot in export folder") 
                if gui.button('recording'):
                    frame = 0
                    if not recording:
                        video_manager = ti.tools.VideoManager(output_dir=export_dir, framerate=24, automatic_build=False)
                        recording = True
                    else:
                        recording = False
                        video_manager.make_video(gif=True, mp4=True)
                        print("save video in export folder") 

                if recording and video_manager:
                    w.text(f'recording frames: {frame}')
                    frame += 1
                    pixels_img = self.render_buffer.to_numpy()
                    video_manager.write_frame(pixels_img)

            t = time.time()
            _, _, _ = self.render(
                max_samples=max_samples_for_rendering, 
                T_threshold=T_threshold, 
                use_dof=use_dof,
                dist_to_focus=dist_to_focus,
                len_dis=len_dis,
                clear_rgb=False
            )

            if not show_depth:
                self.rgb_to_render_buffer(total_frame)
            else:
                self.depth_to_render_buffer(self.depth_max())

            render_time = 1000*(time.time()-t)
            canvas.set_image(self.render_buffer)
            window.show()

def main(args):
    NGP_fw.taichi_init(args.print_profile)
    real = args.real
    res = [args.h, args.w]
    if args.scene in ['bonsai', 'counter', 'garden', 'kitchen', 'bicycle'] and not args.real:
        real = True
        res = [840, 1296]
        
    ngp = NGP_fw(  
        grid_size=128, 
        base_res=16, 
        log2_T=19, 
        # res=[res, res],
        # 840, 1296 for real
        res=res,
        level=16, 
        exp_step_factor=0 if not real else 1/256,
    )
    if args.model_path:
        ngp.load_model(args.model_path)
    else:
        model_dir = './npy_models/'
        if not os.path.exists(model_dir):
            os.mkdir(model_dir)
        npy_file = os.path.join(model_dir, args.scene+'.npy')
        if not os.path.exists(npy_file):
            print(f"No {args.scene} model found, downloading ...")
            url = PRETRAINED_MODEL_URL.format(args.scene)
            wget.download(url, out=npy_file)
        ngp.load_model(npy_file)

    ngp.hash_table_init()

    if not args.gui:
        ngp.render_frame(args.run_n)
    else:
        ngp.render_gui()

    if args.print_profile:
        NGP_fw.taichi_print_profiler()

if __name__ == '__main__':

    parser = argparse.ArgumentParser()
    parser.add_argument('--w', type=int, default=800)
    parser.add_argument('--h', type=int, default=800)
    parser.add_argument('--run_n', type=int, default=1)
    parser.add_argument('--scene', type=str, default='lego',
                        choices=[
                            # synthetic scenes
                            'ship', 'mic', 'materials', 'lego', 'hotdog', 'ficus', 'drums', 'chair', 
                            # real scenes
                            'garden', 'bonsai', 'counter', 'garden', 'kitchen', 'bicycle'
                        ],)
    parser.add_argument('--model_path', type=str, default=None)
    parser.add_argument('--gui', action='store_true', default=False)
    parser.add_argument('--print_profile', action='store_true', default=False)
    parser.add_argument('--real', action='store_true', default=False)
    args = parser.parse_args()
    main(args)